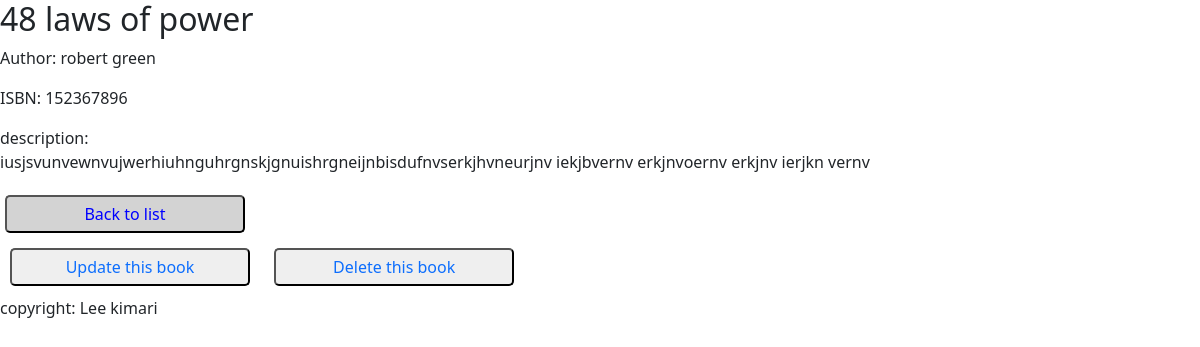
The page /library/book_detail/4/ on the database as committed earlier.
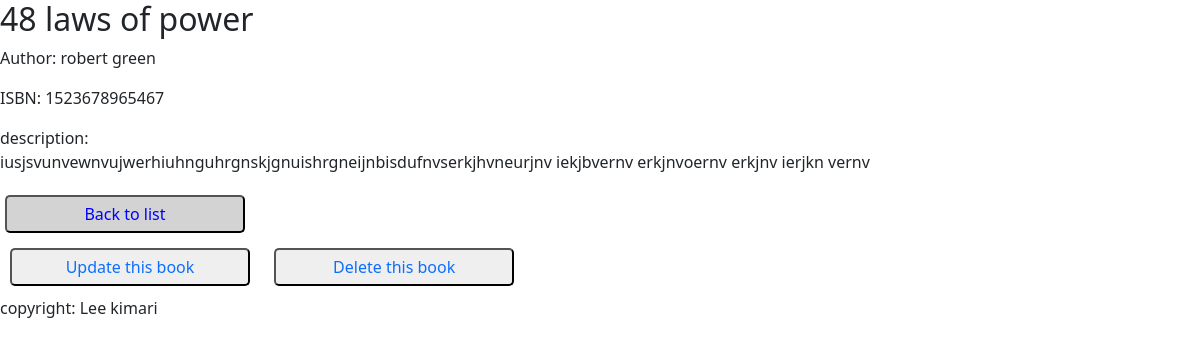
The same page on the database as committed later.
### library_app/models.py (models this page shows, shortened)
class Book(models.Model):
    title = models.CharField(max_length=255)
    author = models.CharField(max_length=255)
    isbn = models.CharField(max_length=13, unique=True)
    category = models.CharField(max_length=100)
    description = models.TextField(blank=True)  # NEW field
    total_copies = models.PositiveIntegerField()
    available_copies = models.PositiveIntegerField()

### library_app/views.py (the view)
# urls.py: path('book_detail/<int:id>/', book_detail, name='book_detail'),
def book_detail(request, id):
    book = get_object_or_404(Book, id=id)
    title = "Book Detail"
    return render(request, 'library_app/book_detail.html', {'book': book, 'title': title})

### library_app/templates/library_app/book_detail.html
{% extends 'base.html' %} {% block content %}
<body>
  <h2>{{ book.title }}</h2>
  <p>Author: {{ book.author }}</p>
  <p>ISBN: {{ book.isbn }}</p>
  <p>description: <br />{{ book.description }}</p>
  <button
    style="
      border-radius: 5px;
      background-color: lightgray;
      padding: 5px;
      margin: 5px;
      width: 20%;
    "
  >
    <a
      href="{% url 'book_list' %}"
      style="text-decoration: none; color: blue; text-align: center"
      >Back to list
    </a></button
  ><br />
  <button
    style="
      padding: 5px;
      margin: 10px;
      width: 20%;
      border-radius: 5px;
      color: lightgray;
    "
  >
    <a href="{% url 'book_update' book.id %}" style="text-decoration: none"
      >Update this book</a
    >
  </button>
  <button
    style="
      padding: 5px;
      margin: 10px;
      width: 20%;
      border-radius: 5px;
      color: lightgray;
    "
  >
    <a href="{% url 'book_delete' book.id %}" style="text-decoration: none"
      >Delete this book</a
    >
  </button>
</body>
{% endblock content %}

Rows that differ between the two databases and show on the page:
changed Book "robert green": isbn "152367896" → "1523678965467"
